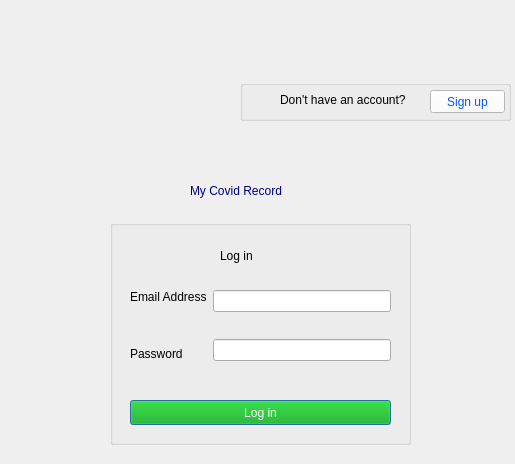
<?xml version="1.0" encoding="UTF-8"?>
<ui version="4.0">
 <class>UserLogin</class>
 <widget class="QDialog" name="UserLogin">
  <property name="geometry">
   <rect>
    <x>0</x>
    <y>0</y>
    <width>515</width>
    <height>464</height>
   </rect>
  </property>
  <property name="windowTitle">
   <string>Dialog</string>
  </property>
  <widget class="QLabel" name="label">
   <property name="geometry">
    <rect>
     <x>190</x>
     <y>170</y>
     <width>161</width>
     <height>41</height>
    </rect>
   </property>
   <property name="styleSheet">
    <string notr="true">color: rgb(0, 0, 127);
font: 87 11pt &quot;Arial Black&quot;;</string>
   </property>
   <property name="text">
    <string>My Covid Record</string>
   </property>
  </widget>
  <widget class="QLabel" name="label_image1">
   <property name="geometry">
    <rect>
     <x>100</x>
     <y>70</y>
     <width>151</width>
     <height>61</height>
    </rect>
   </property>
   <property name="text">
    <string/>
   </property>
  </widget>
  <widget class="QGroupBox" name="groupBox">
   <property name="geometry">
    <rect>
     <x>110</x>
     <y>220</y>
     <width>301</width>
     <height>225</height>
    </rect>
   </property>
   <property name="title">
    <string/>
   </property>
   <widget class="QPushButton" name="pushButton">
    <property name="geometry">
     <rect>
      <x>20</x>
      <y>180</y>
      <width>261</width>
      <height>25</height>
     </rect>
    </property>
    <property name="styleSheet">
     <string notr="true">font: 87 9pt &quot;Arial Black&quot;;
color: rgb(255, 255, 255);
background-color: rgb(0, 170, 0);</string>
    </property>
    <property name="text">
     <string>Log in</string>
    </property>
   </widget>
   <widget class="QLabel" name="label_2">
    <property name="geometry">
     <rect>
      <x>110</x>
      <y>20</y>
      <width>81</width>
      <height>31</height>
     </rect>
    </property>
    <property name="styleSheet">
     <string notr="true">font: 87 9pt &quot;Arial Black&quot;;</string>
    </property>
    <property name="text">
     <string>Log in </string>
    </property>
   </widget>
   <widget class="QWidget" name="layoutWidget">
    <property name="geometry">
     <rect>
      <x>20</x>
      <y>70</y>
      <width>261</width>
      <height>71</height>
     </rect>
    </property>
    <layout class="QHBoxLayout" name="horizontalLayout">
     <item>
      <layout class="QVBoxLayout" name="verticalLayout">
       <item>
        <widget class="QLabel" name="label_3">
         <property name="text">
          <string>Email Address</string>
         </property>
        </widget>
       </item>
       <item>
        <spacer name="verticalSpacer">
         <property name="orientation">
          <enum>Qt::Vertical</enum>
         </property>
         <property name="sizeHint" stdset="0">
          <size>
           <width>20</width>
           <height>40</height>
          </size>
         </property>
        </spacer>
       </item>
       <item>
        <widget class="QLabel" name="label_5">
         <property name="text">
          <string>Password</string>
         </property>
        </widget>
       </item>
      </layout>
     </item>
     <item>
      <layout class="QVBoxLayout" name="verticalLayout_2">
       <item>
        <widget class="QLineEdit" name="lineEdit"/>
       </item>
       <item>
        <spacer name="verticalSpacer_2">
         <property name="orientation">
          <enum>Qt::Vertical</enum>
         </property>
         <property name="sizeHint" stdset="0">
          <size>
           <width>20</width>
           <height>40</height>
          </size>
         </property>
        </spacer>
       </item>
       <item>
        <widget class="QLineEdit" name="lineEdit_2"/>
       </item>
      </layout>
     </item>
    </layout>
   </widget>
  </widget>
  <widget class="QGroupBox" name="groupBox_2">
   <property name="geometry">
    <rect>
     <x>240</x>
     <y>80</y>
     <width>271</width>
     <height>41</height>
    </rect>
   </property>
   <property name="title">
    <string/>
   </property>
   <widget class="QLabel" name="label_4">
    <property name="geometry">
     <rect>
      <x>40</x>
      <y>10</y>
      <width>141</width>
      <height>20</height>
     </rect>
    </property>
    <property name="text">
     <string>Don't have an account?</string>
    </property>
   </widget>
   <widget class="QPushButton" name="pushButton_SignUp">
    <property name="geometry">
     <rect>
      <x>190</x>
      <y>10</y>
      <width>75</width>
      <height>23</height>
     </rect>
    </property>
    <property name="styleSheet">
     <string notr="true">background-color: rgb(255, 255, 255);
color: rgb(0, 85, 255);
font: 87 9pt &quot;Arial Black&quot;;</string>
    </property>
    <property name="text">
     <string>Sign up</string>
    </property>
   </widget>
  </widget>
  <widget class="QWidget" name="logo" native="true">
   <property name="geometry">
    <rect>
     <x>0</x>
     <y>0</y>
     <width>511</width>
     <height>80</height>
    </rect>
   </property>
   <property name="styleSheet">
    <string notr="true">#logo {

border-image:url(:/images/logo.png)
}</string>
   </property>
  </widget>
 </widget>
 <resources/>
 <connections/>
</ui>
